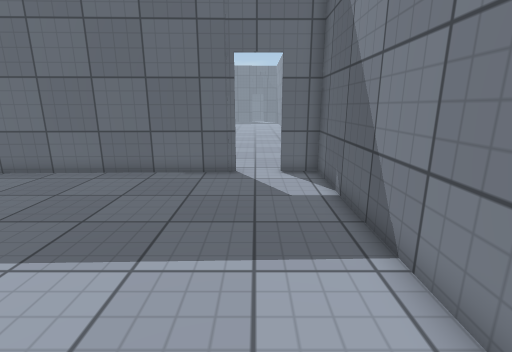
View 1 (above)

13 first-person views from a walk through a 3-D level made in the Unity game engine. The camera is 1.3 m above the floor, tilts 14° down and sees 85° across. The floor is counted in squares, 0.5 m on a side. Each view is taken from the middle of a square. On the plan, view 1 faces up. The plan holds only what a view shows up to about 19 squares ahead; the rest is blank. The place goes on beyond the plan. The player character is not drawn. Door leaves are left out, so doorways stand open. Surface patterns are stand-ins for the level's own textures.

View 2
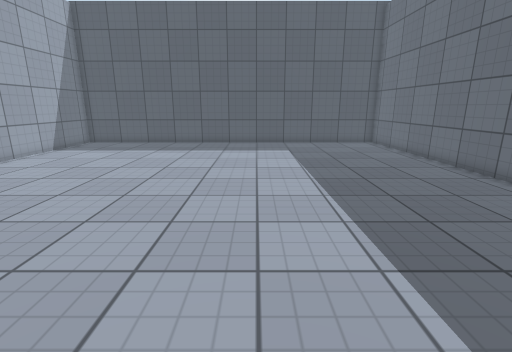

View 3
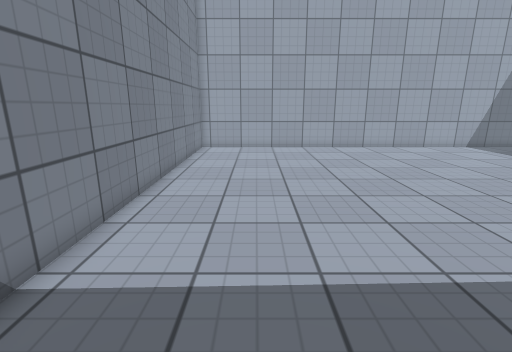

View 4
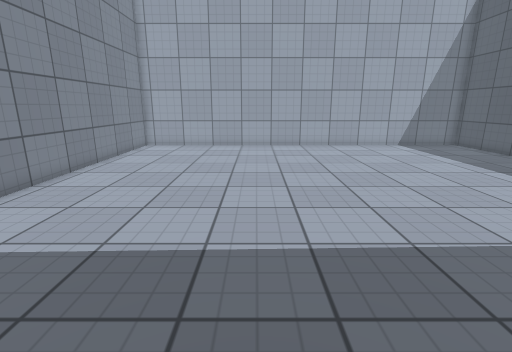

View 5
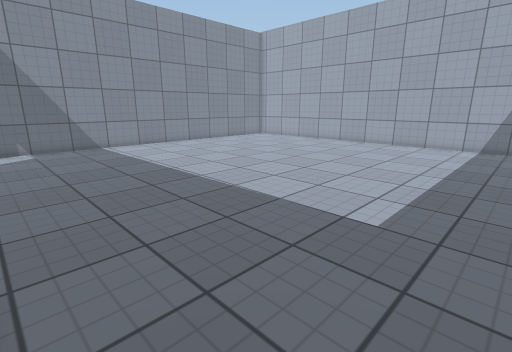

View 6
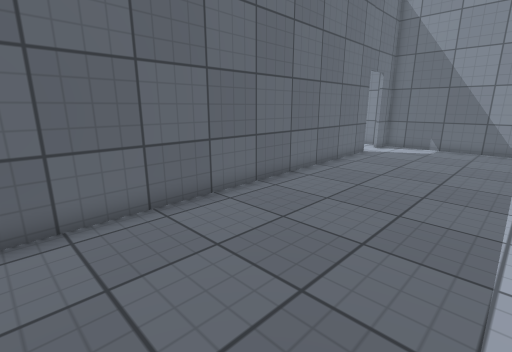

View 7
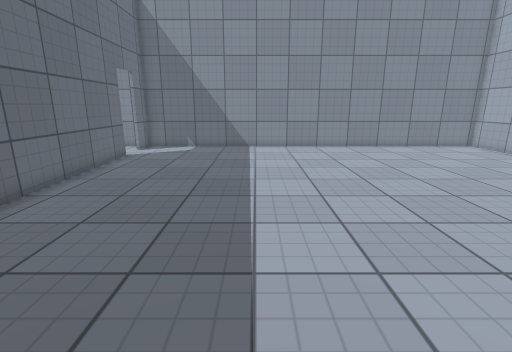

View 8
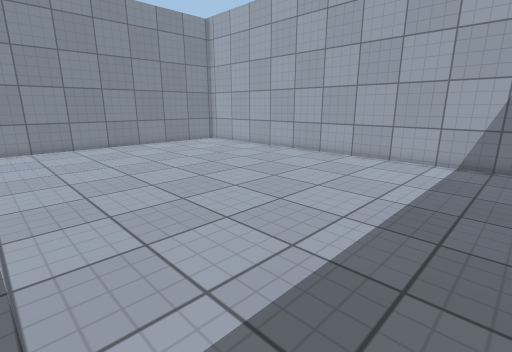

View 9
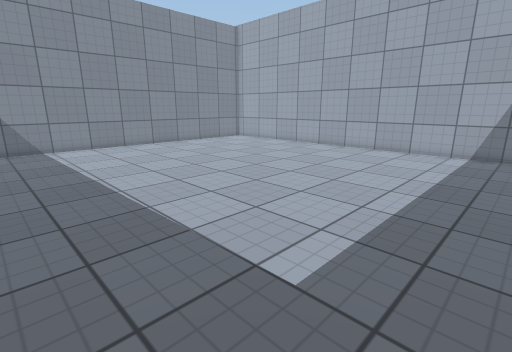

View 10
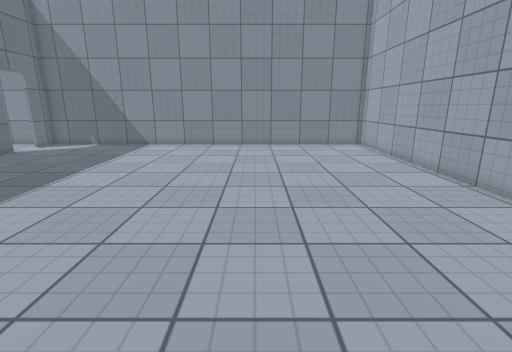

View 11
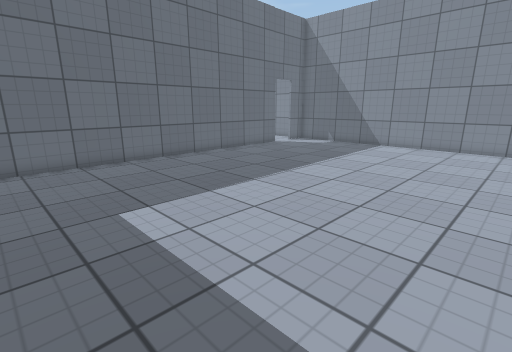

View 12
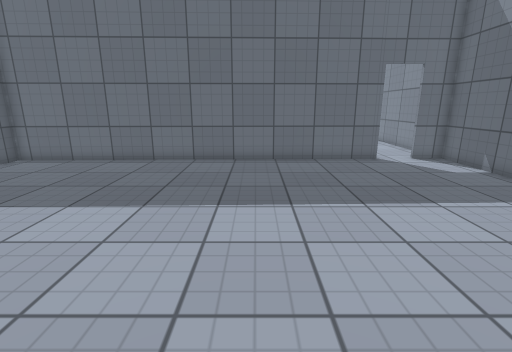

View 13
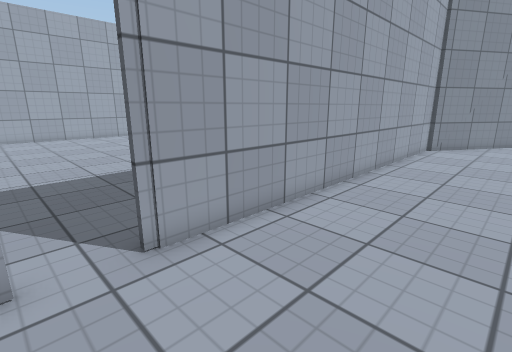

### Floor plan
Points are (right, up) in squares from view 1. A wall is a line through its corners. A room is listed if a view was taken in it or the views show most of it. See-through windows are left out.
Room 1 (views 1, 2, 3, 4, 5, 6, 7, 8, 9, 10, 11, 12)
walls: (-0.8, 11.1) (-17.5, 10.7); (2.6, 11.2) (0.9, 11.1); (-17.5, -10.3) (2.5, -10.3) (2.5, 11)
ways out: open door at (0, 11) to room 2
Room 2 (view 13)
walls: (-17.5, 11.4) (-0.8, 11.4); (2.5, 11) (2.5, 16.5)
ways out: open door at (0, 11) to room 1

Positions as (right, up) in squares from view 1, and headings:
1: (0, 0), facing up
2: (2, 2), facing left
3: (-1, 8), facing down
4: (-5, 9), facing down
5: (-17, 10), facing down-right
6: (-17, 4), facing up-right
7: (-16, 4), facing right
8: (-17, 4), facing down-right
9: (-17, 7), facing down-right
10: (-17, -3), facing right
11: (-17, -3), facing up-right
12: (-7, -3), facing up
13: (1, 16), facing down-left
